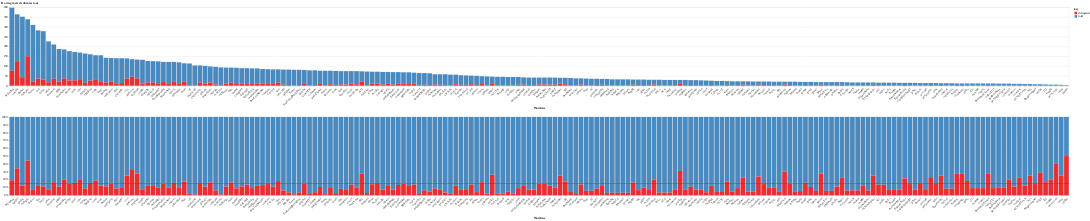

Source (notebook cell):
### Markdown cell above
## Downgraded submissions stats
The first graph shows the total number of submissions (in blue) with the number of *downgraded* submissions (in red) for each warden. Keep in mind the two number are stacked so the top of the bar indicates the **total** + **downgraded** submissions.

The second graph is a normalized version of the first graph showing the ratio of downgraded submissions for each warden with the red line being the average (~15%, exact number below the chart).

Select a specific warden using the dropdown. To return to the overall view, re-run the cell.

### Code cell
(downgrade & (downgrade_normalize + mean_downgrade_rule_line)).add_selection(
    warden_selector
).transform_filter(
    warden_selector
).properties(
    title='Downgraded submissions'
)

### Figure 1 — Vega-Lite specification as saved in the notebook (floating-point values rounded to 4 significant figures; data arrays with more than 128 entries replaced by an {"elided": "..."} marker saying what was removed)
{"config": {"view": {"continuousWidth": 400, "continuousHeight": 300}}, "vconcat": [{"mark": {"type": "bar", "opacity": 0.9}, "encoding": {"color": {"field": "key", "scale": {"scheme": "set1"}, "type": "nominal"}, "order": {"field": "key", "sort": "ascending", "type": "nominal"}, "x": {"axis": {"grid": false, "labelAngle": -45, "title": "Wardens"}, "field": "handle", "sort": "-y", "type": "nominal"}, "y": {"field": "value", "title": "", "type": "quantitative"}}, "selection": {"warden_selector": {"type": "single", "fields": ["handle"], "bind": {"input": "select", "options": {"elided": "346 str values"}, "name": "Choose a warden:"}}}, "transform": [{"fold": ["total", "downgrade"]}]}, {"layer": [{"mark": {"type": "bar", "opacity": 0.9}, "encoding": {"color": {"field": "key", "scale": {"scheme": "set1"}, "type": "nominal"}, "order": {"field": "key", "sort": "ascending", "type": "nominal"}, "x": {"axis": {"grid": false, "labelAngle": -45, "title": "Wardens"}, "field": "handle", "sort": "-y", "type": "nominal"}, "y": {"axis": {"format": "%"}, "field": "value", "stack": "normalize", "type": "quantitative"}}, "selection": {"warden_selector": {"type": "single", "fields": ["handle"], "bind": {"input": "select", "options": {"elided": "346 str values"}, "name": "Choose a warden:"}}}, "transform": [{"fold": ["total", "downgrade"]}]}, {"mark": {"type": "rule", "color": "red", "opacity": 0.8, "size": 2}, "encoding": {"y": {"aggregate": "mean", "field": "downgrade_ratio", "title": "", "type": "quantitative"}}, "transform": [{"calculate": "datum.downgrade / datum.total", "as": "downgrade_ratio"}]}]}], "data": {"name": "data-10f068cd4fb9f8a614aea2693efc603b"}, "title": "Downgraded submissions", "transform": [{"filter": {"selection": "warden_selector"}}], "$schema": "https://vega.github.io/schema/vega-lite/v4.17.0.json", "datasets": {"data-10f068cd4fb9f8a614aea2693efc603b": {"elided": "203 records"}}}
